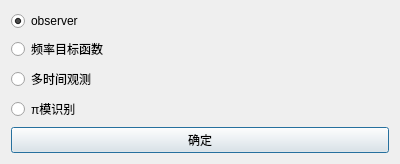
<?xml version="1.0" encoding="UTF-8"?>
<ui version="4.0">
 <class>DialogTargetSelect</class>
 <widget class="QDialog" name="DialogTargetSelect">
  <property name="geometry">
   <rect>
    <x>0</x>
    <y>0</y>
    <width>400</width>
    <height>159</height>
   </rect>
  </property>
  <property name="windowTitle">
   <string>Dialog</string>
  </property>
  <layout class="QVBoxLayout" name="verticalLayout">
   <item>
    <widget class="QRadioButton" name="radioButton">
     <property name="text">
      <string>observer</string>
     </property>
     <property name="checked">
      <bool>true</bool>
     </property>
    </widget>
   </item>
   <item>
    <widget class="QRadioButton" name="radioButton_2">
     <property name="text">
      <string>频率目标函数</string>
     </property>
     <property name="checked">
      <bool>false</bool>
     </property>
    </widget>
   </item>
   <item>
    <widget class="QRadioButton" name="radioButton_3">
     <property name="text">
      <string>多时间观测</string>
     </property>
     <property name="checked">
      <bool>false</bool>
     </property>
    </widget>
   </item>
   <item>
     <widget class="QRadioButton" name="radioButton_4">
       <property name="text">
         <string>π模识别</string>
       </property>
       <property name="checked">
         <bool>false</bool>
       </property>
     </widget>
   </item>
   <item>
    <widget class="QPushButton" name="pushButtonOk">
     <property name="text">
      <string>确定</string>
     </property>
    </widget>
   </item>
  </layout>
 </widget>
 <resources/>
 <connections/>
</ui>
